Frame 1 (no input): blank canvas, image omitted
Frame 60 (the mouse pressed at the canvas centre just before this capture): blank canvas, image omitted
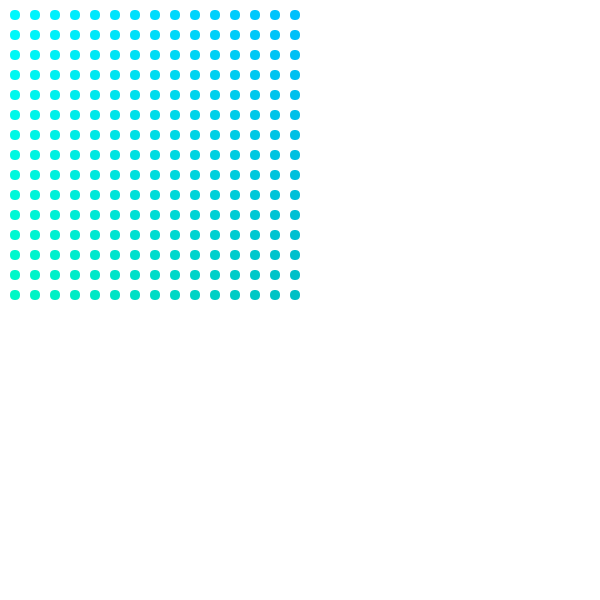
Frame 120 (the mouse held since frame 60 and released just before this capture)

The Processing sketch whose frames 1 and 60 were blank and that drew this single picture after the mouse press (run headless with seeded random() and noise(); from frame 60 on, the mouse is pressed at the canvas centre):

// Processing sketch: javierabc0
// ── javierabc0.pde
//Universidad del Desarrollo, Facultad de Diseño, Diseño Digital, 6to semestre, Expresión Digital II
//Javiera Barraza Olivares

int varC1=250;
int varC2=150;
int varCtemp;

int tamA=10;
int tamB=10;
int esq=0;

int hor;
int ver;

boolean str = true;

void setup() {
    size(600,600);
}

void draw() {
    background(#FFFFFF);

  for(hor = 10; hor + 10 <= mouseX; hor += 20){
    for(ver = 10; ver + 10 <= mouseY; ver += 20){
    fill(varCtemp,250-hor/5,255-ver/5);
    rect(hor,ver,tamA,tamB, esq); 
    }
  }
  if (esq != 10){
    esq +=1;
  }
  if (esq == 10){
    esq =0;
  }

}

void keyPressed(){
  if (key == 'c'){
    varCtemp = varC1;
  }
  if (key == 'C'){
    varCtemp = varC2;
  }
  if (key == 't' && tamA > 1){
      tamA -= 1;
      tamB -= 1;
      hor -= 1;
      ver -= 1;
  }
  if (key == 'T' && tamA <= 20){
      tamA += 1;
      tamB += 1;
      hor += 1;
      ver += 1;
  } 
}

void mousePressed(){
  if(str){
       noStroke();
       str=false;
  }
  else{
       stroke(1);
       str=true;
  } 
}
